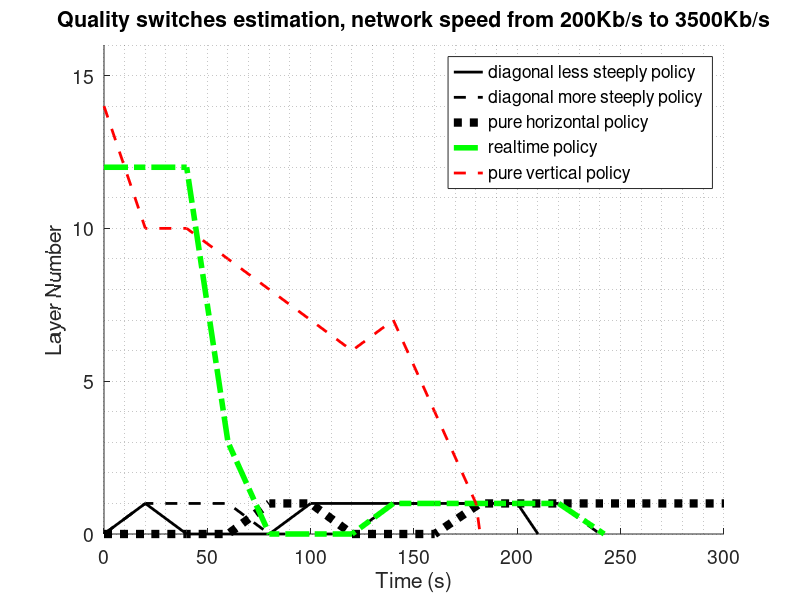

Write MATLAB code to recreate this figure.
clear all;
close all;

%%
%plot(X,Y);

%time
time_slot_less=[ 0 20 40 60 80 100 120 140 160 180 200 210];
time_slot_more=[ 0 20 40 60 80 100 120 140 160 180 200 220 240 ];
time_slot_realtime=[ 0 20 40 60 80 100 120 140 160 180 200 220 242 ];
time_slot_vertical=[ 0 20 40 60 80 100 120 140 160 180 182];
time_slot_horizontal=[0 20 40 60 80 100 120 140 160 182 200 220 240 260 280 300];


% average quality diagonal less steeplty 
y_diag_less=[0 1 0 0 0 1 1 1 1 1 1 0 ];

% average quality diagonal more steeplty 
y_diag_more=[0 1 1 1 0 0 0 1 1 1 1 1 0];

% average quality pure horizontal
y_horizontal=[0 0 0 0 1 1 0 0 0 1 1 1 1 1 1 1];

% average quality real time
y_realtime=[12 12 12 3 0 0 0 1 1 1 1 1 0];

% average quality real time
y_vertical=[14 10 10 9 8 7 6 7 4 1 0 ];

hold on

line(time_slot_less,y_diag_less, 'LineStyle','-','Linewidth',2,'Color',[0 0 0]);
line(time_slot_more,y_diag_more, 'LineStyle','--','Linewidth',2,'Color',[0 0 0]);
line(time_slot_horizontal,y_horizontal,'LineStyle',':','Linewidth',6,'Color',[0 0 0]);
line(time_slot_realtime,y_realtime, 'LineStyle','-.','Linewidth',4,'Color',[0 1 0]);
line(time_slot_vertical,y_vertical, 'LineStyle','--','Linewidth',2,'Color',[1 0 0]);


%line(x_4,y_4,'Color','k','Linewidth',2);
ylim([0 16])
title('Quality switches estimation, network speed from 200Kb/s to 3500Kb/s', 'FontSize', 14);
xlabel('Time (s)', 'FontSize', 14);
ylabel('Layer Number', 'FontSize', 14);
%set(gca,'ytick', [1 2 3 4]);
set(gca,'fontsize',14);
legend('diagonal less steeply policy','diagonal more steeply policy','pure horizontal policy','realtime policy', 'pure vertical policy');

grid minor;

%%